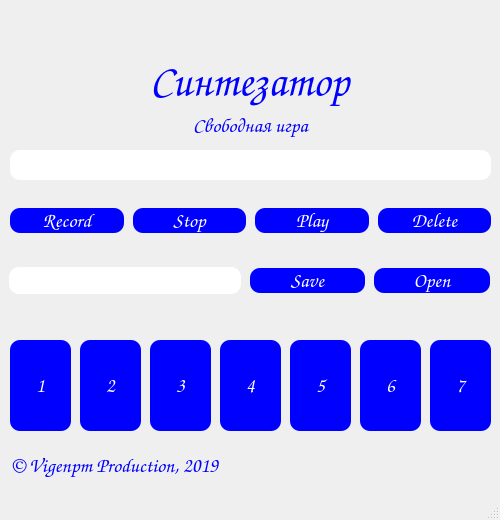
<?xml version="1.0" encoding="UTF-8"?>
<ui version="4.0">
 <class>MainWindow</class>
 <widget class="QMainWindow" name="MainWindow">
  <property name="geometry">
   <rect>
    <x>0</x>
    <y>0</y>
    <width>500</width>
    <height>520</height>
   </rect>
  </property>
  <property name="windowTitle">
   <string>Синтезатор</string>
  </property>
  <property name="styleSheet">
   <string notr="true">QPushButton{
background-color: rgb(0, 0, 255);
color: rgb(255, 255, 255);
border-radius: 10px;
}

QPushButton:hover{
background-color: rgba(0, 0, 255, 0.7);
}

QPushButton:pressed{
background-color: rgba(0, 0, 255, 0.5);
}</string>
  </property>
  <widget class="QWidget" name="centralwidget">
   <widget class="QPushButton" name="doo">
    <property name="geometry">
     <rect>
      <x>10</x>
      <y>340</y>
      <width>61</width>
      <height>91</height>
     </rect>
    </property>
    <property name="font">
     <font>
      <family>Comic Sans MS</family>
      <pointsize>15</pointsize>
     </font>
    </property>
    <property name="cursor">
     <cursorShape>PointingHandCursor</cursorShape>
    </property>
    <property name="text">
     <string>1</string>
    </property>
   </widget>
   <widget class="QPushButton" name="re">
    <property name="geometry">
     <rect>
      <x>80</x>
      <y>340</y>
      <width>61</width>
      <height>91</height>
     </rect>
    </property>
    <property name="font">
     <font>
      <family>Comic Sans MS</family>
      <pointsize>15</pointsize>
     </font>
    </property>
    <property name="cursor">
     <cursorShape>PointingHandCursor</cursorShape>
    </property>
    <property name="text">
     <string>2</string>
    </property>
   </widget>
   <widget class="QPushButton" name="mi">
    <property name="geometry">
     <rect>
      <x>150</x>
      <y>340</y>
      <width>61</width>
      <height>91</height>
     </rect>
    </property>
    <property name="font">
     <font>
      <family>Comic Sans MS</family>
      <pointsize>15</pointsize>
     </font>
    </property>
    <property name="cursor">
     <cursorShape>PointingHandCursor</cursorShape>
    </property>
    <property name="text">
     <string>3</string>
    </property>
   </widget>
   <widget class="QPushButton" name="fa">
    <property name="geometry">
     <rect>
      <x>220</x>
      <y>340</y>
      <width>61</width>
      <height>91</height>
     </rect>
    </property>
    <property name="font">
     <font>
      <family>Comic Sans MS</family>
      <pointsize>15</pointsize>
     </font>
    </property>
    <property name="cursor">
     <cursorShape>PointingHandCursor</cursorShape>
    </property>
    <property name="text">
     <string>4</string>
    </property>
   </widget>
   <widget class="QPushButton" name="sol">
    <property name="geometry">
     <rect>
      <x>290</x>
      <y>340</y>
      <width>61</width>
      <height>91</height>
     </rect>
    </property>
    <property name="font">
     <font>
      <family>Comic Sans MS</family>
      <pointsize>15</pointsize>
     </font>
    </property>
    <property name="cursor">
     <cursorShape>PointingHandCursor</cursorShape>
    </property>
    <property name="text">
     <string>5</string>
    </property>
   </widget>
   <widget class="QPushButton" name="la">
    <property name="geometry">
     <rect>
      <x>360</x>
      <y>340</y>
      <width>61</width>
      <height>91</height>
     </rect>
    </property>
    <property name="font">
     <font>
      <family>Comic Sans MS</family>
      <pointsize>15</pointsize>
     </font>
    </property>
    <property name="cursor">
     <cursorShape>PointingHandCursor</cursorShape>
    </property>
    <property name="text">
     <string>6</string>
    </property>
   </widget>
   <widget class="QPushButton" name="si">
    <property name="geometry">
     <rect>
      <x>430</x>
      <y>340</y>
      <width>61</width>
      <height>91</height>
     </rect>
    </property>
    <property name="font">
     <font>
      <family>Comic Sans MS</family>
      <pointsize>15</pointsize>
     </font>
    </property>
    <property name="cursor">
     <cursorShape>PointingHandCursor</cursorShape>
    </property>
    <property name="text">
     <string>7</string>
    </property>
   </widget>
   <widget class="QLabel" name="label">
    <property name="geometry">
     <rect>
      <x>10</x>
      <y>450</y>
      <width>481</width>
      <height>31</height>
     </rect>
    </property>
    <property name="font">
     <font>
      <family>Comic Sans MS</family>
      <pointsize>15</pointsize>
     </font>
    </property>
    <property name="styleSheet">
     <string notr="true">color: rgb(0, 0, 255);</string>
    </property>
    <property name="text">
     <string>© Vigenpm Production, 2019</string>
    </property>
   </widget>
   <widget class="QLabel" name="name">
    <property name="geometry">
     <rect>
      <x>14</x>
      <y>50</y>
      <width>471</width>
      <height>61</height>
     </rect>
    </property>
    <property name="font">
     <font>
      <family>Comic Sans MS</family>
      <pointsize>32</pointsize>
     </font>
    </property>
    <property name="layoutDirection">
     <enum>Qt::LeftToRight</enum>
    </property>
    <property name="styleSheet">
     <string notr="true">color: rgb(0, 0, 255);</string>
    </property>
    <property name="text">
     <string>Синтезатор</string>
    </property>
    <property name="alignment">
     <set>Qt::AlignCenter</set>
    </property>
   </widget>
   <widget class="QWidget" name="horizontalLayoutWidget">
    <property name="geometry">
     <rect>
      <x>10</x>
      <y>190</y>
      <width>481</width>
      <height>61</height>
     </rect>
    </property>
    <layout class="QHBoxLayout" name="horizontalLayout" stretch="0,0,0,0">
     <property name="spacing">
      <number>9</number>
     </property>
     <item>
      <widget class="QPushButton" name="record">
       <property name="font">
        <font>
         <family>Comic Sans MS</family>
         <pointsize>15</pointsize>
        </font>
       </property>
       <property name="cursor">
        <cursorShape>PointingHandCursor</cursorShape>
       </property>
       <property name="text">
        <string>Record</string>
       </property>
      </widget>
     </item>
     <item>
      <widget class="QPushButton" name="stop">
       <property name="font">
        <font>
         <family>Comic Sans MS</family>
         <pointsize>15</pointsize>
        </font>
       </property>
       <property name="cursor">
        <cursorShape>PointingHandCursor</cursorShape>
       </property>
       <property name="text">
        <string>Stop</string>
       </property>
      </widget>
     </item>
     <item>
      <widget class="QPushButton" name="play">
       <property name="font">
        <font>
         <family>Comic Sans MS</family>
         <pointsize>15</pointsize>
        </font>
       </property>
       <property name="cursor">
        <cursorShape>PointingHandCursor</cursorShape>
       </property>
       <property name="text">
        <string>Play</string>
       </property>
      </widget>
     </item>
     <item>
      <widget class="QPushButton" name="delet">
       <property name="font">
        <font>
         <family>Comic Sans MS</family>
         <pointsize>15</pointsize>
        </font>
       </property>
       <property name="cursor">
        <cursorShape>PointingHandCursor</cursorShape>
       </property>
       <property name="text">
        <string>Delete</string>
       </property>
      </widget>
     </item>
    </layout>
   </widget>
   <widget class="QWidget" name="horizontalLayoutWidget_2">
    <property name="geometry">
     <rect>
      <x>9</x>
      <y>250</y>
      <width>481</width>
      <height>61</height>
     </rect>
    </property>
    <layout class="QHBoxLayout" name="horizontalLayout_2" stretch="2,1,1">
     <property name="spacing">
      <number>9</number>
     </property>
     <item>
      <widget class="QLineEdit" name="fn">
       <property name="font">
        <font>
         <family>Comic Sans MS</family>
         <pointsize>15</pointsize>
        </font>
       </property>
       <property name="styleSheet">
        <string notr="true">QLineEdit{
background-color: rgb(255, 255, 255);
color: rgb(0, 0, 255);
border-radius: 10px;
}

QLineEdit:hover{
background-color: rgba(255, 255, 255, 0.7);
}
</string>
       </property>
      </widget>
     </item>
     <item>
      <widget class="QPushButton" name="save">
       <property name="font">
        <font>
         <family>Comic Sans MS</family>
         <pointsize>15</pointsize>
        </font>
       </property>
       <property name="cursor">
        <cursorShape>PointingHandCursor</cursorShape>
       </property>
       <property name="text">
        <string>Save</string>
       </property>
      </widget>
     </item>
     <item>
      <widget class="QPushButton" name="open">
       <property name="font">
        <font>
         <family>Comic Sans MS</family>
         <pointsize>15</pointsize>
        </font>
       </property>
       <property name="cursor">
        <cursorShape>PointingHandCursor</cursorShape>
       </property>
       <property name="text">
        <string>Open</string>
       </property>
      </widget>
     </item>
    </layout>
   </widget>
   <widget class="QLabel" name="tek">
    <property name="geometry">
     <rect>
      <x>10</x>
      <y>110</y>
      <width>481</width>
      <height>31</height>
     </rect>
    </property>
    <property name="font">
     <font>
      <family>Comic Sans MS</family>
      <pointsize>15</pointsize>
     </font>
    </property>
    <property name="styleSheet">
     <string notr="true">color: rgb(0, 0, 255);</string>
    </property>
    <property name="text">
     <string>Свободная игра</string>
    </property>
    <property name="alignment">
     <set>Qt::AlignCenter</set>
    </property>
   </widget>
   <widget class="QLineEdit" name="mel">
    <property name="geometry">
     <rect>
      <x>10</x>
      <y>150</y>
      <width>481</width>
      <height>30</height>
     </rect>
    </property>
    <property name="font">
     <font>
      <family>Comic Sans MS</family>
      <pointsize>15</pointsize>
     </font>
    </property>
    <property name="styleSheet">
     <string notr="true">QLineEdit{
background-color: rgb(255, 255, 255);
color: rgb(0, 0, 255);
border-radius: 10px;
}

QLineEdit:hover{
background-color: rgba(255, 255, 255, 0.7);
}
</string>
    </property>
   </widget>
  </widget>
  <widget class="QMenuBar" name="menubar">
   <property name="geometry">
    <rect>
     <x>0</x>
     <y>0</y>
     <width>500</width>
     <height>18</height>
    </rect>
   </property>
  </widget>
  <widget class="QStatusBar" name="statusbar"/>
 </widget>
 <resources/>
 <connections/>
</ui>
